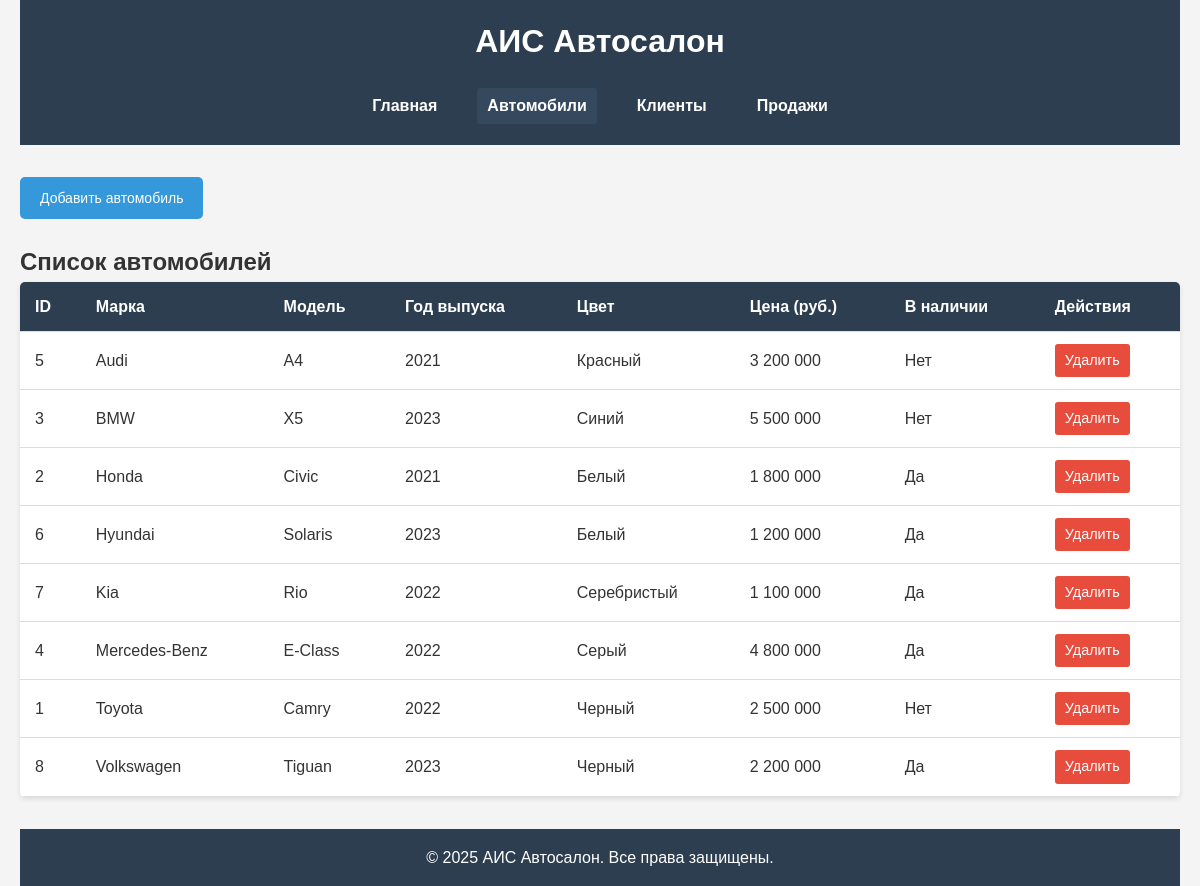
The app's page /?page=cars with its own data.
### tables this page shows
CREATE TABLE `cars` (
  `id` int NOT NULL,
  `brand` varchar(100) NOT NULL,
  `model` varchar(100) NOT NULL,
  `year` int NOT NULL,
  `color` varchar(50) NOT NULL,
  `price` decimal(10,2) NOT NULL,
  `in_stock` tinyint(1) DEFAULT '1',
  `created_at` timestamp NULL DEFAULT CURRENT_TIMESTAMP
);

### cars_content.php (the view)
<div class="actions">
    <a href="?page=add_car" class="btn">Добавить автомобиль</a>
</div>
<h2>Список автомобилей</h2>
<?php if (empty($cars)): ?>
    <p>Автомобили отсутствуют в базе данных.</p>
<?php else: ?>
    <table>
        <thead>
            <tr>
                <th>ID</th>
                <th>Марка</th>
                <th>Модель</th>
                <th>Год выпуска</th>
                <th>Цвет</th>
                <th>Цена (руб.)</th>
                <th>В наличии</th>
                <th>Действия</th>
            </tr>
        </thead>
        <tbody>
            <?php foreach ($cars as $car): ?>
            <tr>
                <td><?= htmlspecialchars($car['id']) ?></td>
                <td><?= htmlspecialchars($car['brand']) ?></td>
                <td><?= htmlspecialchars($car['model']) ?></td>
                <td><?= htmlspecialchars($car['year']) ?></td>
                <td><?= htmlspecialchars($car['color']) ?></td>
                <td><?= number_format($car['price'], 0, ',', ' ') ?></td>
                <td><?= $car['in_stock'] ? 'Да' : 'Нет' ?></td>
                <td>
                    <a href="?delete=car&id=<?= $car['id'] ?>" class="btn-delete" onclick="return confirm('Вы уверены, что хотите удалить этот автомобиль?')">Удалить</a>
                </td>
            </tr>
            <?php endforeach; ?>
        </tbody>
    </table>
<?php endif; ?>

### index.php (shortened to what this page needs)
<?php
$host = 'localhost';
$dbname = 'ais_autosalon';
$username = 'root';
$password = 'root';
try {
    $pdo = new PDO("mysql:host=$host;dbname=$dbname;charset=utf8", $username, $password);
    $pdo->setAttribute(PDO::ATTR_ERRMODE, PDO::ERRMODE_EXCEPTION);
} catch(PDOException $e) {
    die("Ошибка подключения к базе данных: " . $e->getMessage());
}
$page = $_GET['page'] ?? 'home';
$cars = [];
if ($page === 'cars' || $page === 'add_sale') {
    $stmt = $pdo->query("SELECT * FROM cars ORDER BY brand, model");
    $cars = $stmt->fetchAll(PDO::FETCH_ASSOC);
}
?>
<!DOCTYPE html>
<html lang="ru">
<head>
</head>
<body>
    <div class="container">
        <header>
            <h1>АИС Автосалон</h1>
            <nav>
                <ul>
                    <li><a href="?page=home" class="<?= $page === 'home' ? 'active' : '' ?>">Главная</a></li>
                    <li><a href="?page=cars" class="<?= $page === 'cars' ? 'active' : '' ?>">Автомобили</a></li>
                    <li><a href="?page=customers" class="<?= $page === 'customers' ? 'active' : '' ?>">Клиенты</a></li>
                    <li><a href="?page=sales" class="<?= $page === 'sales' ? 'active' : '' ?>">Продажи</a></li>
                </ul>
            </nav>
        </header>
        <main>
            <?php
            switch ($page) {
                case 'cars':
                    include 'cars_content.php';
                    break;
            }
            ?>
        </main>
        <footer>
            <p>&copy; 2025 АИС Автосалон. Все права защищены.</p>
        </footer>
    </div>
</body>
</html>

### index.php (style rules this page uses)
* { margin: 0; padding: 0; box-sizing: border-box; }
body { font-family: 'Arial', sans-serif; line-height: 1.6; color: #333; background-color: #f4f4f4; }
.container { max-width: 1200px; margin: 0 auto; padding: 0 20px; }
header { background-color: #2c3e50; color: white; padding: 1rem 0; margin-bottom: 2rem; }
header h1 { text-align: center; margin-bottom: 1rem; }
nav ul { display: flex; justify-content: center; list-style: none; flex-wrap: wrap; }
nav ul li { margin: 5px 15px; }
nav ul li a { color: white; text-decoration: none; font-weight: bold; padding: 5px 10px; border-radius: 3px; transition: background-color 0.3s; display: block; }
nav ul li a:hover, nav ul li a.active { background-color: #34495e; }
main { min-height: 70vh; margin-bottom: 2rem; }
.actions { margin-bottom: 1.5rem; }
.btn { display: inline-block; background-color: #3498db; color: white; padding: 10px 20px; text-decoration: none; border-radius: 5px; border: none; cursor: pointer; transition: background-color 0.3s; font-size: 14px; }
.btn-delete { display: inline-block; background-color: #e74c3c; color: white; padding: 5px 10px; text-decoration: none; border-radius: 3px; font-size: 0.9rem; }
table { width: 100%; border-collapse: collapse; background: white; box-shadow: 0 2px 5px rgba(0,0,0,0.1); border-radius: 5px; overflow: hidden; margin-bottom: 1rem; }
table th, table td { padding: 12px 15px; text-align: left; border-bottom: 1px solid #ddd; }
table th { background-color: #2c3e50; color: white; }
footer { background-color: #2c3e50; color: white; text-align: center; padding: 1rem 0; margin-top: 2rem; }

### records on screen
cars: id "5", brand "Audi", model "A4", year "2021", color "Красный", price "3 200 000", in_stock "Нет"
cars: id "3", brand "BMW", model "X5", year "2023", color "Синий", price "5 500 000", in_stock "Нет"
cars: id "2", brand "Honda", model "Civic", year "2021", color "Белый", price "1 800 000", in_stock "Да"
cars: id "6", brand "Hyundai", model "Solaris", year "2023", color "Белый", price "1 200 000", in_stock "Да"
cars: id "7", brand "Kia", model "Rio", year "2022", color "Серебристый", price "1 100 000", in_stock "Да"
cars: id "4", brand "Mercedes-Benz", model "E-Class", year "2022", color "Серый", price "4 800 000", in_stock "Да"
cars: id "1", brand "Toyota", model "Camry", year "2022", color "Черный", price "2 500 000", in_stock "Нет"
cars: id "8", brand "Volkswagen", model "Tiguan", year "2023", color "Черный", price "2 200 000", in_stock "Да"
